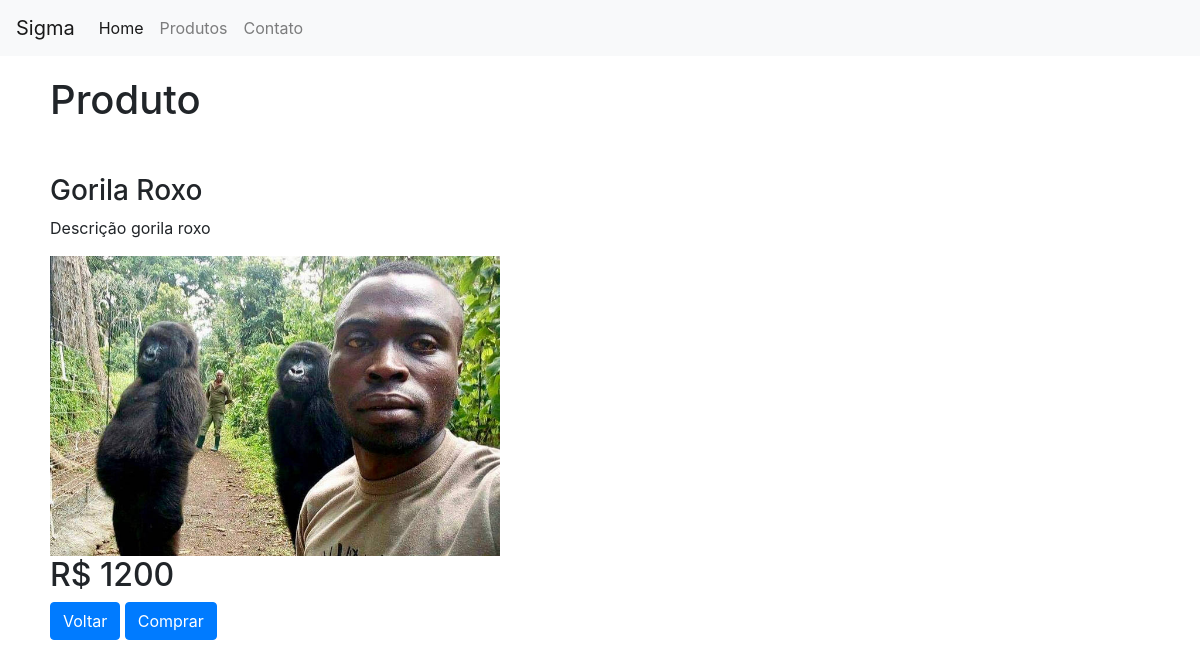
The page /produto-detalhe.php?id=1 on the database its author committed.
### tables this page shows
CREATE TABLE `produtos` (
  `ProdutoID` int(11) NOT NULL,
  `Nome` varchar(150) NOT NULL,
  `Descricao` longtext NOT NULL,
  `Imagem` varchar(200) NOT NULL,
  `Preco` float NOT NULL,
  `Categoria` int(11) NOT NULL,
  `Ativo` tinyint(1) NOT NULL
);

### produto-detalhe.php (the view, shortened to what this page needs)
<?php
include_once './includes/_banco.php';
include_once './includes/_head.php';
include_once './includes/_header.php';
$id = $_GET ['id'];
?>
<h1>Produto</h1>
<?php
            $sql = "SELECT * FROM produtos WHERE Ativo = 1 AND ProdutoID = {$id}";
            $exec = mysqli_query($conn, $sql);
            $dados = mysqli_fetch_assoc($exec);
            ?>
<div class="detalhe">
    <h3><?php echo $dados['Nome'];?></h3>
    <p><?php echo $dados['Descricao']?></p>
    <img src="./content/<?php echo $dados['Imagem']?>">
    <h2>R$ <?php echo $dados['Preco']?></h2>
</div>
<div class="botao">
    <a href="index.php" class="btn btn-primary">Voltar</a>
    <a href="#" class="btn btn-primary">Comprar</a>
</div>
<?php
include_once './includes/_footer.php';
?>

### css/style.css (style rules this page uses)
* { margin: 0%; padding: 0%; list-style: none; }
h1 { margin-top: 20px; margin-left: 50px; }
.detalhe img { height: 300px; }
.detalhe { margin-top: 50px; margin-left: 50px; }
.botao { margin-left: 50px; }

### rows shown on the page
produtos: Nome "Gorila Roxo", Descricao "Descrição gorila roxo", Imagem (picture), Preco "1200"
